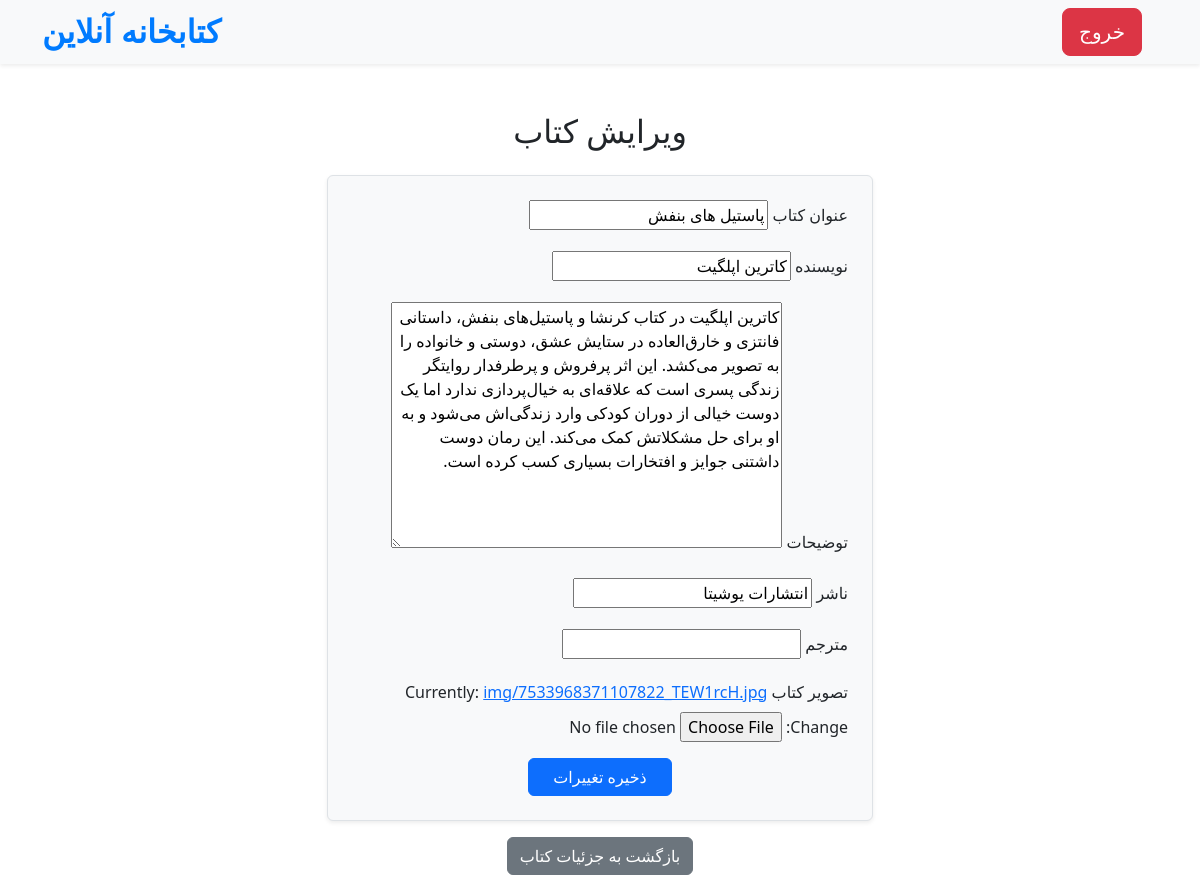
/edit/5/ (signed in), run on the app's committed database.
### Book/models.py (models this page shows, shortened)
class Book(models.Model):
    image = models.ImageField(upload_to='img/', null=True)
    user = models.ForeignKey(User, on_delete=models.CASCADE)
    title = models.CharField(max_length=100, null=False)
    author = models.CharField(max_length=100, null=False)
    description = models.TextField(null=False)
    publisher = models.CharField(max_length=100, null=False)
    translator = models.CharField(max_length=100, null=True, blank=True)
    created_at = models.DateTimeField(auto_now_add=True, null=False)
    comments_count = models.IntegerField(default=0, null=False)
    likes = models.ManyToManyField(User, related_name='liked_books', blank=True)

### Book/views.py (the view)
# urls.py: path('edit/<int:pk>/', views.edit_book, name='edit_book'),
def edit_book(request, pk):
    book = get_object_or_404(Book, pk=pk)
    if book.user != request.user: #diffrent user
        return redirect('Book:book_detail', pk=pk)
    if request.method == 'POST':
        form = BookForm(request.POST, request.FILES, instance=book) # فایل واسه عکس کتابه
        if form.is_valid():
            form.save()
            return redirect('Book:book_detail', pk=book.pk)
    else:
        form = BookForm(instance=book)
    return render(request, 'edit_book.html', {'form': form, 'book': book})

### Book/forms.py
class BookForm(forms.ModelForm): # واسه اد بوک
    class Meta:
        model = Book
        fields = ['title', 'author', 'description', 'publisher', 'translator', 'image']

### Book/templates/edit_book.html (shortened to what this page needs)
{% extends 'base.html' %}
{% block content %}
<div class="container mt-5" dir="rtl">
    <div class="row justify-content-center">
        <div class="col-lg-6 col-md-8 col-sm-10">
            <h2 class="text-center mb-4">ویرایش کتاب</h2>
            <form method="post" enctype="multipart/form-data" class="p-4 border rounded shadow-sm bg-light">
                <div class="mb-3">
                    <label for="title" class="form-label">عنوان کتاب</label>
                    {{ form.title }}
                </div>
                <div class="mb-3">
                    <label for="author" class="form-label">نویسنده</label>
                    {{ form.author }}
                </div>
                <div class="mb-3">
                    <label for="description" class="form-label">توضیحات</label>
                    {{ form.description }}
                </div>
                <div class="mb-3">
                    <label for="publisher" class="form-label">ناشر</label>
                    {{ form.publisher }}
                </div>
                <div class="mb-3">
                    <label for="translator" class="form-label">مترجم</label>
                    {{ form.translator }}
                </div>
                <div class="mb-3">
                    <label for="image" class="form-label">تصویر کتاب</label>
                    {{ form.image }}
                </div>
                <div class="text-center">
                    <button type="submit" class="btn btn-primary px-4">ذخیره تغییرات</button>
                </div>
            </form>
            <div class="text-center mt-3">
                <a href="{% url 'Book:book_detail' book.pk %}" class="btn btn-secondary">بازگشت به جزئیات کتاب</a>
            </div>
        </div>
    </div>
</div>
{% endblock %}

### static/css/style.css (style rules this page uses)
body { font-family: Arial, sans-serif; margin: 0; padding: 0; background-color: #f4f4f4; color: #333; }
.btn-primary { background-color: rgb(0, 164, 166); border: none; transition: background-color 0.3s ease; }

### data on the page
Book: title "پاستیل های بنفش", author "کاترین اپلگیت", description "کاترین اپلگیت در کتاب کرنشا و پاستیل‌های بنفش، داستانی فانتزی و خارق‌العاده در ستایش عشق، دوستی و خانواده را به تصویر می‌کشد. این اثر پرفروش و پرطرفدار روایتگر زندگی پسری است که علاقه‌ای به خیال‌پردازی ندارد اما یک دوست خیالی از دوران کودکی وارد زندگی‌اش می‌شود و به او برای حل مشکلاتش کمک می‌کند. این رمان دوست داشتنی جوایز و افتخارات بسیاری کسب کرده است.", publisher "انتشارات یوشیتا"
